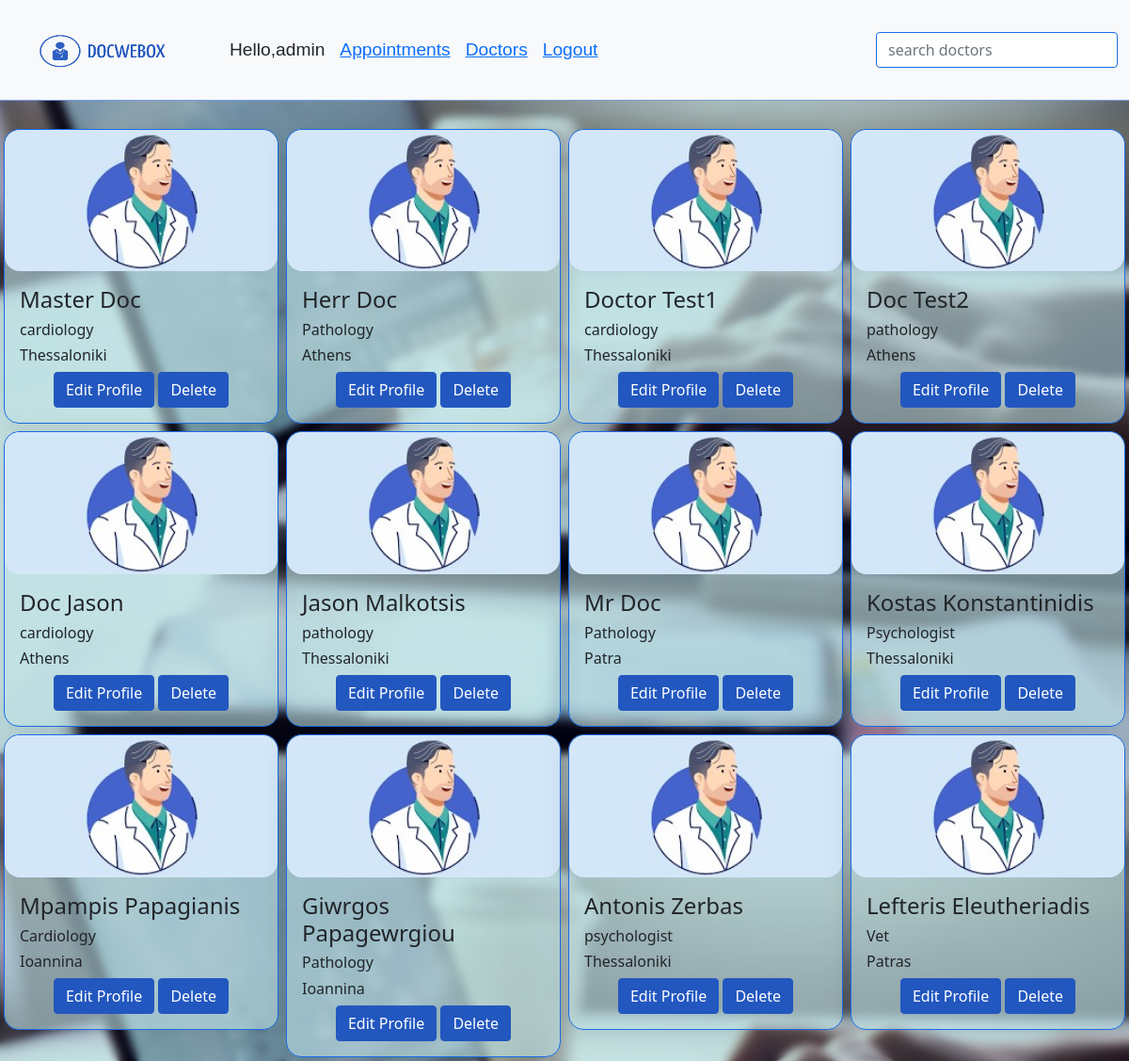
The page /php/admin_hub_doctors.php (signed in) on the database its author committed.
### tables this page shows
CREATE TABLE `profile` (
  `id` int(11) NOT NULL,
  `user_id` int(11) NOT NULL,
  `FirstName` varchar(60) NOT NULL,
  `SureName` varchar(60) NOT NULL,
  `Address` varchar(50) NOT NULL,
  `PhoneNumber` varchar(20) NOT NULL,
  `email` varchar(50) NOT NULL,
  `Specialization` varchar(60) NOT NULL,
  `bio` varchar(200) NOT NULL
);

### php/admin_hub_doctors.php (the view, shortened to what this page needs)
<!DOCTYPE html>
<html>
    <head>
        <link href="https://cdn.jsdelivr.net/npm/bootstrap@5.0.2/dist/css/bootstrap.min.css"
        rel="stylesheet">
        <link rel="stylesheet" href="../css/admin_hub.css">
    </head>
    <body>
      <?php
      include 'connect.php';
      echo '<nav class="navbar navbar-expand-lg navbar-light bg-light sticky-top">
      <div class="container-fluid">
        <a class="navbar-brand" href="#">
          <img src="../img/logo.png" width="200" height="80" class="d-inline-block align-top" alt="">
        </a>
        <button class="navbar-toggler" type="button" data-bs-toggle="collapse" data-bs-target="#navbarSupportedContent" aria-controls="navbarSupportedContent" aria-expanded="false" aria-label="Toggle navigation">
          <span class="navbar-toggler-icon"></span>
        </button>
        <div class="collapse navbar-collapse" id="navbarSupportedContent">
          <ul class="navbar-nav me-auto mb-2 mb-lg-0">
            <li class="nav-item">
              <a>Hello,' . $_SESSION["username"] .'</a>
            </li>
            <li class="nav-item active">
              <a href="admin_hub_appointments.php">Appointments</a>
            </li>
            <li class="nav-item active">
              <a href="admin_hub_doctors.php">Doctors</a>
            </li>
            <li class="nav-item active">
              <a href="nukeSession.php">Logout</a>
            </li>
          </ul>
          <form class="d-flex">
            <input type="text" name="searchbox" id="searchbox" class="filterinput form-control sticky-top" placeholder="search doctors">
          </form>
        </div>
      </div>
      </nav>';
      ?>
      <br>
      <?php
        $query = "SELECT * from users u, profile p where type='doctor' and user_id = u.id";
        $result = mysqli_query($conn, $query);
        if (mysqli_num_rows($result) > 0) {
          echo '<div class="d-flex flex-wrap">';
          while($row = $result->fetch_assoc()){
              echo '<div class="col-sm-3 doctors">
                      <div class="blog-item m-1">
                        <div class="card">
                        <img src="../img/profile2.jpg" class=" doctor-profile-pic card-img-top">
                        <div class="card-body">
                        <h4 class="card-title">' . $row['FirstName']." ". $row['SureName']  .'</h4>
                          <h6 class="card-text">' . $row['Specialization']  . '</h6><h6>'  .$row['Address'] .' </h6>
                          <div class="text-center">
                            <a href="admin_doctor_edit.php?id='.$row['user_id'].'" class="btn btn-primary">Edit Profile</a>
                            <a href="admin_hub_doctors.php?id='.$row['user_id'].'"class="btn btn-primary">Delete</a>
                          </div>
                        </div>
                        </div>
                      </div>
                    </div>';
          }
          echo '</div>';
        }
      ?>
    </body>
</html>

### css/admin_hub.css (style rules this page uses)
html { height: 100vh; }
body { margin: 0; min-height: 100%; background: rgba(214, 250, 250, 0.966); background-image: url("../img/admin_bg.jpg"); background-blend-mode: multiply; background-size:cover; box-shadow: 0 4px 30px rgba(0, 0, 0, 0.1); backdrop-filter: blur(4px); -webkit-backdrop-filter: blur(4px); overflow-y: auto; overflow-x: hidden; }
.doctor-profile-pic { border-radius: 16px; }
.navbar { margin-bottom: 0.1rem; background: rgba(190, 225, 228, 0.6); border-bottom: 1px solid rgba(39, 101, 214, 0.616); }
.nav-item { margin-left: 1rem; font-family:Arial, Helvetica, sans-serif; text-decoration: none; font-size: 1.2rem; font-weight: 400; line-height: 1.5; color: #212529; }
#searchbox { border: 1px solid rgb(26, 107, 228); }
.card { background: rgba(190, 225, 228, 0.6); border-radius: 16px; box-shadow: 0 4px 30px rgba(0, 0, 0, 0.1); backdrop-filter: blur(5.4px); -webkit-backdrop-filter: blur(5.4px); border: 1px solid rgb(26, 107, 228); }
.btn-primary { background-color: rgb(34,87,191); border-color:rgb(34,87,191); }

### rows shown on the page
profile: FirstName "Master", SureName "Doc", Specialization "cardiology", Address "Thessaloniki"
profile: FirstName "Herr", SureName "Doc", Specialization "Pathology", Address "Athens"
profile: FirstName "Doctor", SureName "Test1", Specialization "cardiology", Address "Thessaloniki"
profile: FirstName "Doc", SureName "Test2", Specialization "pathology", Address "Athens"
profile: FirstName "Doc", SureName "Jason", Specialization "cardiology", Address "Athens"
profile: FirstName "Jason", SureName "Malkotsis", Specialization "pathology", Address "Thessaloniki"
profile: FirstName "Mr", SureName "Doc", Specialization "Pathology", Address "Patra"
profile: FirstName "Kostas", SureName "Konstantinidis", Specialization "Psychologist", Address "Thessaloniki"
profile: FirstName "Mpampis", SureName "Papagianis", Specialization "Cardiology", Address "Ioannina"
profile: FirstName "Giwrgos", SureName "Papagewrgiou", Specialization "Pathology", Address "Ioannina"
profile: FirstName "Antonis", SureName "Zerbas", Specialization "psychologist", Address "Thessaloniki"
profile: FirstName "Lefteris", SureName "Eleutheriadis", Specialization "Vet", Address "Patras"

### other values the page prints
$_SESSION["username"] "admin"
